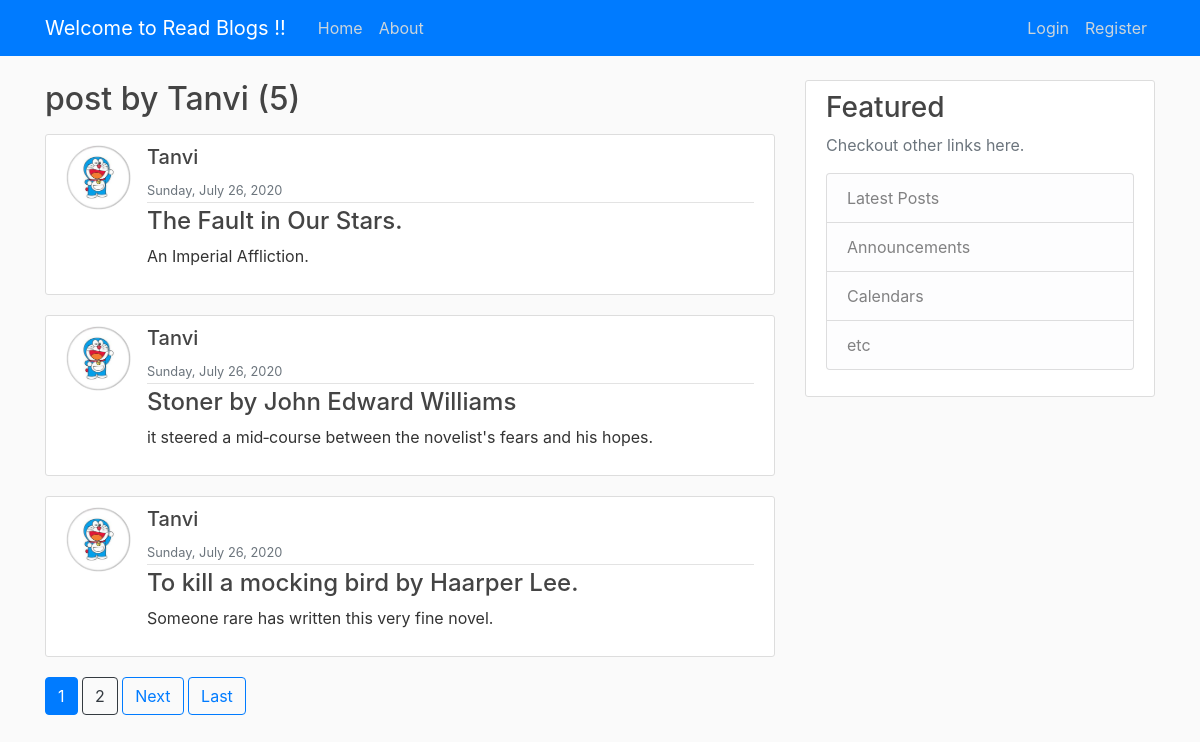
The page /blog/user/Tanvi on the database its author committed.
### blog/models.py (models this page shows, shortened)
class Post(models.Model):
	title = models.CharField(max_length=100)
	content = models.TextField()
	date_posted = models.DateTimeField(default=timezone.now)
	author = models.ForeignKey(User, on_delete = models.CASCADE)

### users/models.py (models this page shows, shortened)
class Profile(models.Model):
	user = models.OneToOneField(User, on_delete=models.CASCADE)
	image = models.ImageField(default='default.jpg', upload_to='profile_pics')

### blog/views.py (the view)
# urls.py: path('user/<str:username>', UserPostListView.as_view(), name='user-posts')
class UserPostListView(ListView):   #class view
	model = Post
	template_name = 'blog/user_posts.html'
	context_object_name = 'posts'
	paginate_by = 3
	def get_queryset(self):
		user = get_object_or_404(User, username=self.kwargs.get('username'))
		return Post.objects.filter(author=user).order_by('-date_posted')

### blog/templates/blog/user_posts.html (shortened to what this page needs)
{% extends "blog/base.html" %}
{% block content %}
    <h2 class="mb-3">post by {{ view.kwargs.username }} ({{ page_obj.paginator.count }})</h2>
		{% for post in posts %}
			<article class="media content-section">
        <img class="rounded-circle article-img"src = {{ post.author.profile.image.url }}>
          <div class="media-body">
            <div class="article-metadata">
              <h5 class="mr-2" href="{% url 'user-posts' post.author.username %}">{{ post.author }}</h5>
              <small class="text-muted">{{ post.date_posted|date:"l, F d, Y" }}</small>
            </div>
            <h4><a class="article-title" href="{% url 'post-detail' post.id %}">{{ post.title }}</a></h4>
            <p class="article-content">{{ post.content }}</p>
          </div>
        </article>
		{% endfor %}
    {% if is_paginated %}
      {% for num in page_obj.paginator.page_range %}
        {% if page_obj.number == num %}
          <a class="btn btn-primary mb-4" href="?page={{ num }}">{{ num }}</a>
        {% elif num > page_obj.number|add:'-3' and num < page_obj.number|add:'3' %}
          <a class="btn btn-outline-dark mb-4" href="?page={{ num }}">{{ num }}</a>
        {% endif %}
      {% endfor %}
      {% if page_obj.has_next %}
        <a class="btn btn-outline-primary mb-4" href="?page={{ page_obj.next_page_number }}">Next</a>
        <a class="btn btn-outline-primary mb-4" href="?page={{ page_obj.paginator.num_pages }}">Last</a>
      {% endif %}
    {% endif %}
{% endblock content%}

### blog/static/blog/main.css (style rules this page uses)
body { background: #fafafa; color: #333333; margin-top: 5rem; }
h1, h2, h3, h4, h5, h6 { color: #444444; }
.content-section { background: #ffffff; padding: 10px 20px; border: 1px solid #dddddd; border-radius: 3px; margin-bottom: 20px; }
.article-title { color: #444444; }
.article-content { white-space: pre-line; }
.article-img { height: 65px; width: 65px; margin-right: 16px; }
.article-metadata { padding-bottom: 1px; margin-bottom: 4px; border-bottom: 1px solid #e3e3e3 }

### rows shown on the page
Post: author.profile.image (picture), author "Tanvi", date_posted "Sunday, July 26, 2020", title "The Fault in Our Stars.", content "An Imperial Affliction."
Post: author.profile.image (picture), author "Tanvi", date_posted "Sunday, July 26, 2020", title "Stoner by John Edward Williams", content "it steered a mid‑course between the novelist's fears and his hopes."
Post: author.profile.image (picture), author "Tanvi", date_posted "Sunday, July 26, 2020", title "To kill a mocking bird by Haarper Lee.", content "Someone rare has written this very fine novel."

### other values the page prints
{{ view.kwargs.username }} "Tanvi"
{{ page_obj.paginator.count }} "5"
{{ num }} "1"
{{ num }} "2"
